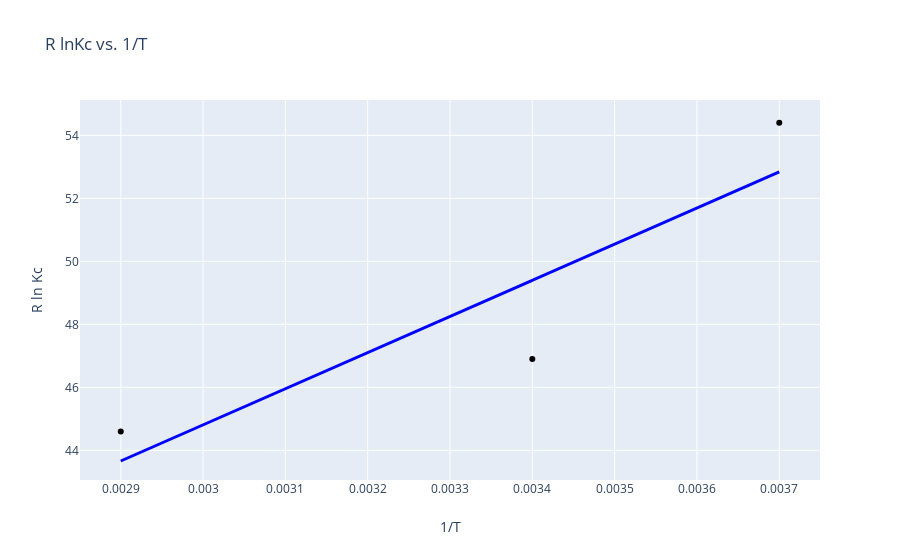

The notebook cell this image was saved under:
### Code cell
x = [0.0034, 0.0029, 0.0037]
y = [46.9, 44.6, 54.4]
t = np.array(x)

slope, intercept, r_value, p_value, std_err = stats.linregress(t,y)
line = (slope * t) + intercept

p1 = go.Scatter(x=x,
                y=y,
                mode='markers',
                marker=dict(color='black')
               )

p2 = go.Scatter(x=t,
                y=line,
                mode='lines',
                line=dict(color='blue', width=3)
                )

layout = go.Layout(xaxis=dict(ticks='', showticklabels=True, showspikes=True,
                              zeroline=False),
                   yaxis=dict(ticks='', showticklabels=True, showspikes=True,
                              zeroline=False),
                   showlegend=False, hovermode='closest')

fig = go.Figure(data=[p1, p2], layout=layout)
fig.update_xaxes(title_text="1/T")
fig.update_yaxes(title_text="R ln Kc")
fig.update_layout(
    title_text="R lnKc vs. 1/T"
)
fig.show()

### Figure 1 — Plotly figure (JSON) as saved in the notebook; plotly's stock layout.template omitted (floating-point values rounded to 4 significant figures)
{"data": [{"marker": {"color": "black"}, "mode": "markers", "type": "scatter", "x": [0.0034, 0.0029, 0.0037], "y": [46.9, 44.6, 54.4]}, {"line": {"color": "blue", "width": 3}, "mode": "lines", "type": "scatter", "x": [0.0034, 0.0029, 0.0037], "y": [49.4, 43.66, 52.84]}], "layout": {"hovermode": "closest", "showlegend": false, "title": {"text": "R lnKc vs. 1/T"}, "xaxis": {"showspikes": true, "showticklabels": true, "ticks": "", "title": {"text": "1/T"}, "zeroline": false}, "yaxis": {"showspikes": true, "showticklabels": true, "ticks": "", "title": {"text": "R ln Kc"}, "zeroline": false}}}
